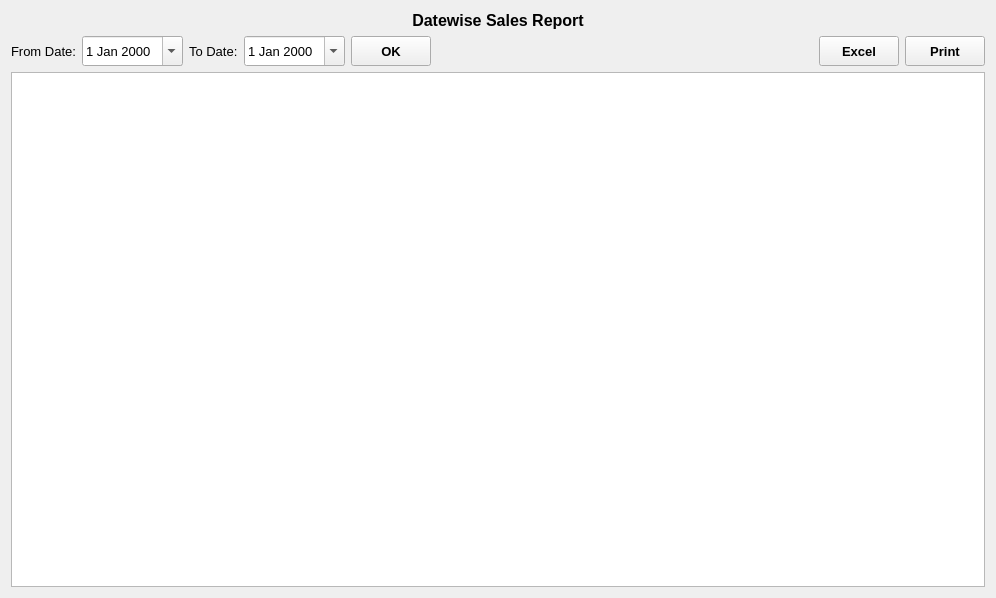
<?xml version="1.0" encoding="UTF-8"?>
<ui version="4.0">
 <class>DatewiseSalesReport</class>
 <widget class="QWidget" name="DatewiseSalesReport">
  <property name="geometry">
   <rect>
    <x>0</x>
    <y>0</y>
    <width>996</width>
    <height>598</height>
   </rect>
  </property>
  <property name="windowTitle">
   <string>Form</string>
  </property>
  <layout class="QVBoxLayout" name="verticalLayout">
   <item>
    <widget class="QLabel" name="label">
     <property name="font">
      <font>
       <pointsize>12</pointsize>
       <weight>75</weight>
       <bold>true</bold>
      </font>
     </property>
     <property name="text">
      <string>Datewise Sales Report</string>
     </property>
     <property name="alignment">
      <set>Qt::AlignCenter</set>
     </property>
    </widget>
   </item>
   <item>
    <layout class="QHBoxLayout" name="horizontalLayout" stretch="0,0,0,0,0,0,0,0">
     <item>
      <widget class="QLabel" name="fromDateLabel">
       <property name="font">
        <font>
         <pointsize>10</pointsize>
         <weight>50</weight>
         <bold>false</bold>
        </font>
       </property>
       <property name="text">
        <string>From Date:</string>
       </property>
      </widget>
     </item>
     <item>
      <widget class="QDateEdit" name="fromDateDateEdit">
       <property name="minimumSize">
        <size>
         <width>0</width>
         <height>30</height>
        </size>
       </property>
       <property name="font">
        <font>
         <pointsize>10</pointsize>
         <weight>50</weight>
         <bold>false</bold>
        </font>
       </property>
       <property name="calendarPopup">
        <bool>true</bool>
       </property>
      </widget>
     </item>
     <item>
      <widget class="QLabel" name="toDateLabel">
       <property name="font">
        <font>
         <pointsize>10</pointsize>
         <weight>50</weight>
         <bold>false</bold>
        </font>
       </property>
       <property name="text">
        <string>To Date:</string>
       </property>
      </widget>
     </item>
     <item>
      <widget class="QDateEdit" name="toDateDateEdit">
       <property name="minimumSize">
        <size>
         <width>0</width>
         <height>30</height>
        </size>
       </property>
       <property name="font">
        <font>
         <pointsize>10</pointsize>
         <weight>50</weight>
         <bold>false</bold>
        </font>
       </property>
       <property name="calendarPopup">
        <bool>true</bool>
       </property>
      </widget>
     </item>
     <item>
      <widget class="QToolButton" name="OKButton">
       <property name="minimumSize">
        <size>
         <width>80</width>
         <height>30</height>
        </size>
       </property>
       <property name="font">
        <font>
         <pointsize>10</pointsize>
         <weight>75</weight>
         <bold>true</bold>
        </font>
       </property>
       <property name="text">
        <string>OK</string>
       </property>
      </widget>
     </item>
     <item>
      <spacer name="horizontalSpacer_2">
       <property name="orientation">
        <enum>Qt::Horizontal</enum>
       </property>
       <property name="sizeHint" stdset="0">
        <size>
         <width>40</width>
         <height>20</height>
        </size>
       </property>
      </spacer>
     </item>
     <item>
      <widget class="QToolButton" name="excelButton">
       <property name="minimumSize">
        <size>
         <width>80</width>
         <height>30</height>
        </size>
       </property>
       <property name="font">
        <font>
         <pointsize>10</pointsize>
         <weight>75</weight>
         <bold>true</bold>
        </font>
       </property>
       <property name="text">
        <string>Excel</string>
       </property>
      </widget>
     </item>
     <item>
      <widget class="QToolButton" name="printButton">
       <property name="minimumSize">
        <size>
         <width>80</width>
         <height>30</height>
        </size>
       </property>
       <property name="font">
        <font>
         <pointsize>10</pointsize>
         <weight>75</weight>
         <bold>true</bold>
        </font>
       </property>
       <property name="text">
        <string>Print</string>
       </property>
      </widget>
     </item>
    </layout>
   </item>
   <item>
    <widget class="QTableView" name="tableView">
     <property name="font">
      <font>
       <pointsize>12</pointsize>
       <weight>50</weight>
       <bold>false</bold>
      </font>
     </property>
     <property name="alternatingRowColors">
      <bool>true</bool>
     </property>
    </widget>
   </item>
  </layout>
 </widget>
 <resources/>
 <connections/>
</ui>
